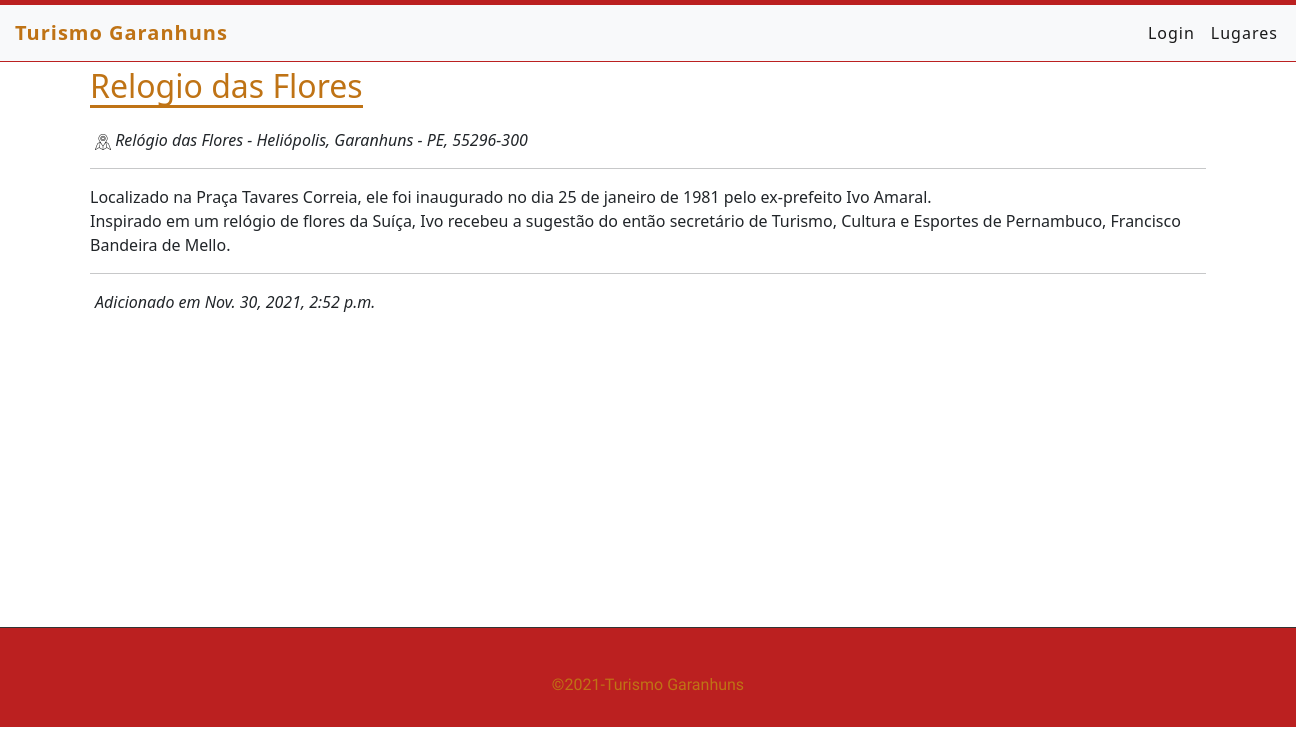
The app's page /relogio-das-flores/ with its own data.
### places/models.py (models this page shows, shortened)
class Place(models.Model):
    title = models.CharField(max_length=255)
    slug = models.SlugField(max_length=255, unique=True)
    description = models.TextField()
    address = models.CharField(max_length=255)
    created = models.DateTimeField(auto_now_add=True)
    updated = models.DateTimeField(auto_now=True)

### places/views.py (the view)
# urls.py: path("<slug:slug>/", views.PlaceDetailView.as_view(), name="detail"),
class PlaceDetailView(DetailView):
    model = Place

### places/templates/places/place_detail.html (shortened to what this page needs)
{% extends 'base.html' %}
{% load static %}
{% block content %}
<div class="container">
    <article>
        <h2>
            {{ place.title }}
        </h2>
        <br>
        <span>
            <img src="{% static 'images/location.png' %}" alt="">
            {{ place.address }}
        </span>
        <br>
        <hr>
        <p>
            {{ place.description|linebreaks }}
        </p>
        <hr>
        <span>
            Adicionado em {{ place.created }}
        </span>
</article>
{% endblock %}

### places/static/css/styles.css (style rules this page uses)
html, body { height: 100%; }
main span img { height: 1em; width: auto; }
main span { font-style: italic; }
main h2 { display: inline-block; color: #BF7315; border-bottom: 3px solid #BF7315; margin-bottom: 20px; }
div h2 { text-align: center; }
.form h2, span { margin-left: 5px; }

### records on screen
Place: title "Relogio das Flores", address "Relógio das Flores - Heliópolis, Garanhuns - PE, 55296-300", description "Localizado na Praça Tavares Correia, ele foi inaugurado no dia 25 de janeiro de 1981 pelo ex-prefeito Ivo Amaral. Inspirado em um relógio de flores da Suíça, Ivo recebeu a sugestão do então secretário de Turismo, Cultura e Esportes de Pernambuco, Francisco Bandeira de Mello.", created "Nov. 30, 2021, 2:52 p.m."
